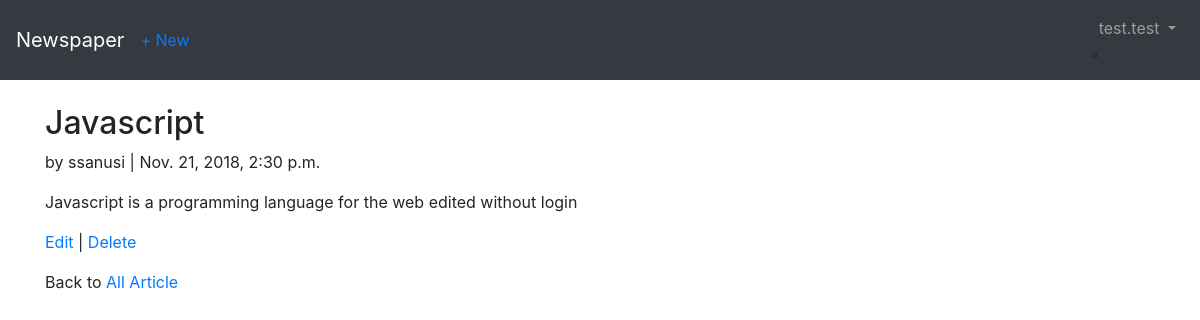
Page /articles/2/ (signed in) on the committed database.
### users/models.py (models this page shows)
class CustomUser(AbstractUser):
    age = models.PositiveIntegerField(null=True,blank=True)

### articles/models.py (models this page shows, shortened)
class Article(models.Model):
    title = models.CharField(max_length=255)
    body = models.TextField()
    date = models.DateTimeField(auto_now_add = True)
    author = models.ForeignKey(get_user_model(), on_delete=models.CASCADE,)

### articles/views.py (the view)
# urls.py: path('<int:pk>/', ArticleDetailView.as_view(), name="article_detail"),
class ArticleDetailView(LoginRequiredMixin,DetailView):
    model = Article
    template_name = 'article_detail.html'
    login_url = 'login'

### templates/article_detail.html
{% extends "base.html" %}
{% block content %}
    <div class="article-entry">
        <h2>{{ object.title }}</h2>
        <p>by {{object.author}} | {{ object.date }}</p>
        <p>{{ object.body }}</p>
        <p><a href="{% url 'article_edit' article.pk %}">Edit</a> | <a href="{% url 'article_delete' article.pk %}">Delete</a></p>
        <p>Back to <a href="{% url 'article_list' %}">All Article</a></p>
    </div>
{% endblock content %}

### templates/base.html (shortened to what this page needs)
<!DOCTYPE html>
<html lang="en">
<head>
    <link rel="stylesheet" href="https://stackpath.bootstrapcdn.com/bootstrap/4.1.3/css/bootstrap.min.css">
</head>
<body>
    <nav class="navbar navbar-expand-md navbar-dark bg-dark mb-4">
      <a class="navbar-brand" href="{% url 'home' %}">Newspaper</a>
      {% if user.is_authenticated %}
        <ul class="navbar-nav mr-auto">
          <li class="nav-item"><a href="{% url 'article_new' %}">+ New</a></li>
        </ul>
      {% endif %}
      <div class="collapse navbar-collapse" id="navbarCollapse">
        {% if user.is_authenticated %}
          <ul class="navbar-nav ml-auto">
            <li class="nav-item">
              <a class="nav-link dropdown-toggle" href="#" id="userMenu"
                data-toggle="dropdown" aria-haspopup="true"
                aria-expanded="false">
                {{ user.username }}
              </a>
              “
            </li>
          </ul>
        {% endif %}
      </div>
    </nav>
    <div class="container">
      {% block content %}
      {% endblock content %}
    </div>
</body>
</html>

### rows in the picture
CustomUser: username "test.test"
Article: title "Javascript", author "ssanusi", date "Nov. 21, 2018, 2:30 p.m.", body "Javascript is a programming language for the web edited without login"
